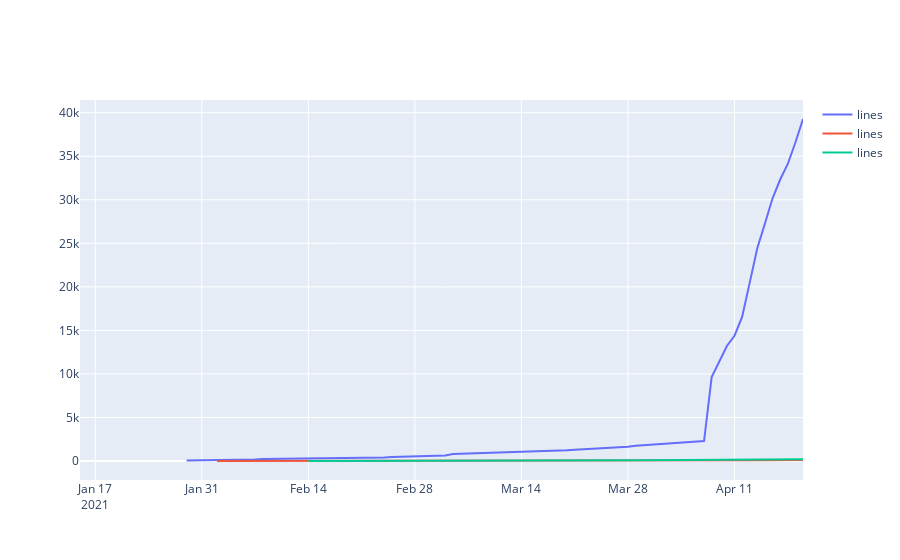

Notebook source saved alongside this figure:
### Markdown cell above
### Exploring Lineage Data for the Variants

### Code cell
# restrict the dataframe to 2021 to get a proper view of the data
df_variant = df[df['Reported Date'] >= '2021-01-15']

fig = go.Figure()
fig.add_trace(go.Scatter(x=df_variant["Reported Date"], y=df_variant['Total_Lineage_B.1.1.7'],
                    mode='lines',
                    name='B.1.1.7'))
fig.add_trace(go.Scatter(x=df_variant["Reported Date"], y=df_variant['Total_Lineage_B.1.351'],
                    mode='lines',
                    name='B.1.351'))
fig.add_trace(go.Scatter(x=df_variant["Reported Date"], y=df_variant['Total_Lineage_P.1'],
                    mode='lines', name='P.1'))

fig.show()
